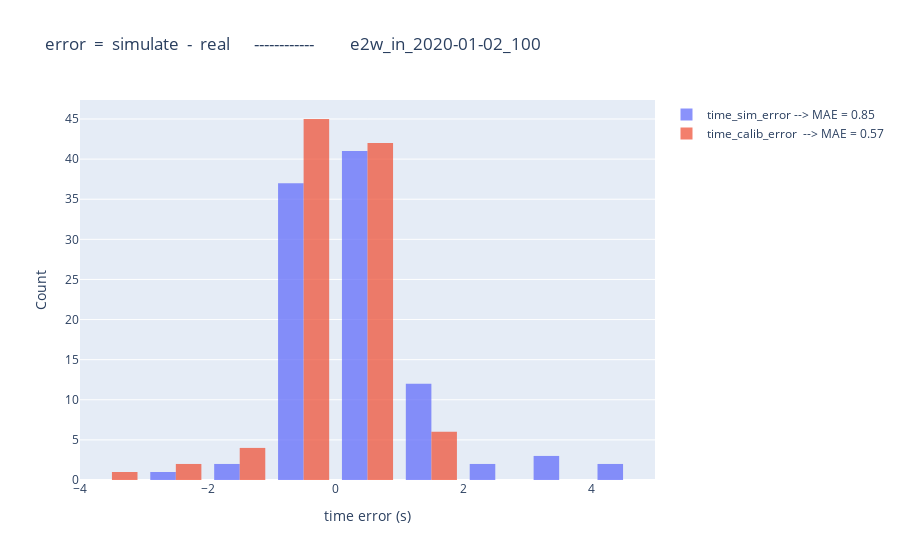

Write notebook code for a chart like this one.
### Code cell
import plotly.graph_objects as go

fig = go.Figure()

xbins=dict(
        start=start,  # Bin start
        end=end,    # Bin end
        size=1    # Bin size (width of each bin)
    )
sim_MAE = round(abs(compare_df['time_sim_error']).mean(),2)
calib_MAE = round(abs(compare_df['time_calib_error']).mean(),2)

fig.add_trace(go.Histogram(x=compare_df['time_sim_error'], name=f"time_sim_error --> MAE = {sim_MAE}", opacity=0.75, xbins=xbins))
fig.add_trace(go.Histogram(x=compare_df['time_calib_error'], name=f"time_calib_error  --> MAE = {calib_MAE}", opacity=0.75, xbins=xbins))

fig.update_layout(
    barmode='group',  # Use 'overlay' if you want stacked look
    xaxis_title='time error (s)',
    yaxis_title='Count',
    title=f"error  =  simulate  -  real      ------------         {postfix}"
)

fig.show()
fig.write_html(f"diagram/hist_time_error_{postfix}.html")

### Figure 1 — Plotly figure (JSON) as saved in the notebook; plotly's stock layout.template omitted (floating-point values rounded to 4 significant figures)
{"data": [{"name": "time_sim_error --> MAE = 0.85", "opacity": 0.75, "type": "histogram", "x": [-0.23, -0.28, -0.93, 0.46, 0.36, 0.8, -0.12, -0.08, -0.81, -0.44, -0.35, -0.42, -0.58, 1.78, 2.31, 3.6, 4.66, 4.79, 3.88, 3.95, 2.89, 0.24, 1.35, 0.33, 0.36, -1.73, -2.58, 0.04, -0.03, 0.44, 0.75, -0.04, 0.11, 0.37, 0.04, -0.95, 0.69, -0.59, 0.57, 0.58, 1.76, 0.81, 0.83, -0.24, 0.62, 0.37, 0.26, -0.01, 0.42, -0.83, -0.6, -0.47, 0.72, -0.15, -0.93, 0.17, 1.7, 1.51, 0.4, 1.85, 0.07, -0.51, -0.03, -0.09, -0.44, 0.32, 0.99, 0.34, 1.72, 0.79, -1.65, -0.63, -0.41, 0.42, 0.34, 0.62, 0.78, 0.31, 1.31, 1.26, 1.11, 1.93, 1.09, 0.2, 0.52, -0.39, -0.51, 0.08, -0.16, -0.58, 0.59, 0.6, 0.51, -0.59, -0.74, -0.51, -0.08, -0.53, -0.6, 0.65], "xbins": {"end": 4.79, "size": 1, "start": -4}}, {"name": "time_calib_error  --> MAE = 0.57", "opacity": 0.75, "type": "histogram", "x": [-0.08, 0.15, -0.46, 0.96, 0.81, 1.71, -0.14, 0.44, -0.24, 0.18, -0.4, -0.13, -0.58, 0.09, 0.2, 1.86, 0.39, 0.37, -4.0, 1.55, -0.4, -0.34, 0.04, -0.65, -0.98, -2.28, -2.81, 0.25, 0.3, 0.23, 0.24, 0.2, -0.07, 0.29, 0.33, -0.52, 0.33, -0.67, 0.75, 0.37, 0.8, -0.22, -0.42, -0.59, -0.71, 0.57, -0.33, -0.38, 0.35, -0.65, -0.42, -0.1, 0.17, -0.28, -0.82, 0.59, 1.63, -0.12, -0.1, 1.76, -0.81, -0.53, -0.16, -0.03, -0.44, 0.68, 0.73, 0.22, 0.4, -0.39, -1.31, -0.26, -0.35, 0.42, 0.44, 0.48, 1.05, 0.63, -0.37, -0.16, 0.19, -0.02, -0.27, 0.3, 0.36, -0.39, -0.52, 0.19, 0.26, -0.37, 0.54, 0.34, -1.13, -1.22, -1.02, -0.22, 0.05, -0.63, -0.44, 0.69], "xbins": {"end": 4.79, "size": 1, "start": -4}}], "layout": {"barmode": "group", "title": {"text": "error  =  simulate  -  real      ------------         e2w_in_2020-01-02_100"}, "xaxis": {"title": {"text": "time error (s)"}}, "yaxis": {"title": {"text": "Count"}}}}
